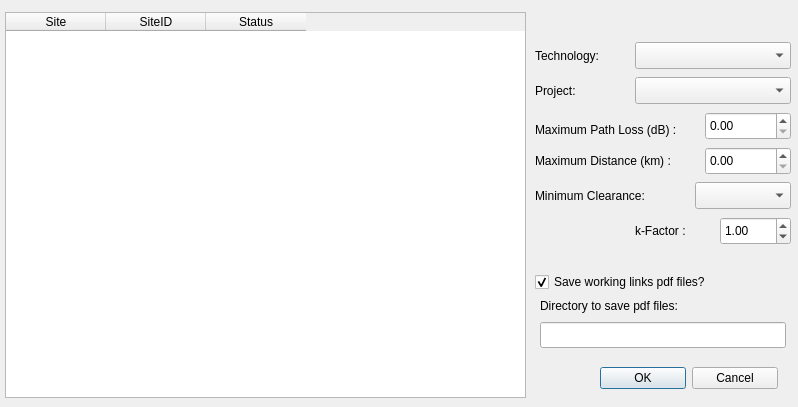
<?xml version="1.0" encoding="UTF-8"?>
<ui version="4.0">
 <class>ConfirmMultiLink</class>
 <widget class="QDialog" name="ConfirmMultiLink">
  <property name="geometry">
   <rect>
    <x>0</x>
    <y>0</y>
    <width>798</width>
    <height>407</height>
   </rect>
  </property>
  <property name="windowTitle">
   <string>Q-Rap Multi Link Identification Request</string>
  </property>
  <property name="windowIcon">
   <iconset>
    <normaloff>../MultiLink.png</normaloff>../MultiLink.png</iconset>
  </property>
  <widget class="QWidget" name="gridLayout_2">
   <property name="geometry">
    <rect>
     <x>600</x>
     <y>360</y>
     <width>178</width>
     <height>36</height>
    </rect>
   </property>
   <layout class="QGridLayout" name="gridlayAccept">
    <item row="0" column="0">
     <widget class="QPushButton" name="pushOk">
      <property name="text">
       <string>OK</string>
      </property>
     </widget>
    </item>
    <item row="0" column="1">
     <widget class="QPushButton" name="pushCancel">
      <property name="text">
       <string>Cancel</string>
      </property>
     </widget>
    </item>
   </layout>
  </widget>
  <widget class="QTableWidget" name="tableInstallations">
   <property name="geometry">
    <rect>
     <x>5</x>
     <y>12</y>
     <width>521</width>
     <height>386</height>
    </rect>
   </property>
   <column>
    <property name="text">
     <string>Site</string>
    </property>
   </column>
   <column>
    <property name="text">
     <string>SiteID</string>
    </property>
   </column>
   <column>
    <property name="text">
     <string>Status</string>
    </property>
   </column>
  </widget>
  <widget class="QLabel" name="lblTechnology">
   <property name="geometry">
    <rect>
     <x>535</x>
     <y>42</y>
     <width>81</width>
     <height>27</height>
    </rect>
   </property>
   <property name="text">
    <string>Technology: </string>
   </property>
  </widget>
  <widget class="QComboBox" name="cbMinClear">
   <property name="geometry">
    <rect>
     <x>695</x>
     <y>182</y>
     <width>96</width>
     <height>27</height>
    </rect>
   </property>
   <property name="toolTip">
    <string>0 - means Line of Sight; 60 means 60% of the 1st Fresnel Zone is clear; 100 means the entire 1st Fresnel Zone is clear.</string>
   </property>
  </widget>
  <widget class="QLabel" name="lblMaxPath">
   <property name="geometry">
    <rect>
     <x>535</x>
     <y>122</y>
     <width>171</width>
     <height>16</height>
    </rect>
   </property>
   <property name="text">
    <string>Maximum Path Loss (dB) : </string>
   </property>
  </widget>
  <widget class="QComboBox" name="cbTechnology">
   <property name="geometry">
    <rect>
     <x>635</x>
     <y>42</y>
     <width>156</width>
     <height>27</height>
    </rect>
   </property>
   <property name="toolTip">
    <string>This is the technology from which the parameters will be derived and from which the radio installations will generated. The technology must have a Default Site.</string>
   </property>
  </widget>
  <widget class="QLabel" name="lblMinClear">
   <property name="geometry">
    <rect>
     <x>535</x>
     <y>182</y>
     <width>136</width>
     <height>27</height>
    </rect>
   </property>
   <property name="text">
    <string>Minimum Clearance: </string>
   </property>
  </widget>
  <widget class="QDoubleSpinBox" name="dsbMaxPath">
   <property name="geometry">
    <rect>
     <x>705</x>
     <y>112</y>
     <width>86</width>
     <height>28</height>
    </rect>
   </property>
   <property name="maximum">
    <double>300.000000000000000</double>
   </property>
  </widget>
  <widget class="QLabel" name="lblMaxDist">
   <property name="geometry">
    <rect>
     <x>535</x>
     <y>147</y>
     <width>171</width>
     <height>27</height>
    </rect>
   </property>
   <property name="text">
    <string>Maximum Distance (km) : </string>
   </property>
  </widget>
  <widget class="QDoubleSpinBox" name="dsbMaxDist">
   <property name="geometry">
    <rect>
     <x>705</x>
     <y>147</y>
     <width>86</width>
     <height>28</height>
    </rect>
   </property>
   <property name="maximum">
    <double>1000.000000000000000</double>
   </property>
  </widget>
  <widget class="QLabel" name="lblProject">
   <property name="geometry">
    <rect>
     <x>535</x>
     <y>77</y>
     <width>76</width>
     <height>27</height>
    </rect>
   </property>
   <property name="text">
    <string>Project: </string>
   </property>
  </widget>
  <widget class="QComboBox" name="cbProject">
   <property name="geometry">
    <rect>
     <x>635</x>
     <y>77</y>
     <width>156</width>
     <height>27</height>
    </rect>
   </property>
   <property name="toolTip">
    <string>The project to which the generated Radioinstallations should be assigned</string>
   </property>
  </widget>
  <widget class="QDoubleSpinBox" name="dsbKfactor">
   <property name="geometry">
    <rect>
     <x>720</x>
     <y>217</y>
     <width>71</width>
     <height>28</height>
    </rect>
   </property>
   <property name="whatsThis">
    <string>This is used to indicate the refractivity gradient in the lower troposphere</string>
   </property>
   <property name="maximum">
    <double>10.000000000000000</double>
   </property>
   <property name="singleStep">
    <double>0.010000000000000</double>
   </property>
   <property name="value">
    <double>1.000000000000000</double>
   </property>
  </widget>
  <widget class="QLabel" name="lblKfactor">
   <property name="geometry">
    <rect>
     <x>635</x>
     <y>217</y>
     <width>61</width>
     <height>27</height>
    </rect>
   </property>
   <property name="text">
    <string>k-Factor : </string>
   </property>
  </widget>
  <widget class="QCheckBox" name="checkBox">
   <property name="geometry">
    <rect>
     <x>535</x>
     <y>274</y>
     <width>221</width>
     <height>16</height>
    </rect>
   </property>
   <property name="text">
    <string>Save working links pdf files?</string>
   </property>
   <property name="checked">
    <bool>true</bool>
   </property>
  </widget>
  <widget class="QLineEdit" name="lineEdit">
   <property name="geometry">
    <rect>
     <x>540</x>
     <y>322</y>
     <width>246</width>
     <height>26</height>
    </rect>
   </property>
  </widget>
  <widget class="QLabel" name="lblPath">
   <property name="geometry">
    <rect>
     <x>540</x>
     <y>297</y>
     <width>181</width>
     <height>18</height>
    </rect>
   </property>
   <property name="text">
    <string>Directory to save pdf files:</string>
   </property>
  </widget>
 </widget>
 <resources>
  <include location="../qrap.qrc"/>
 </resources>
 <connections/>
</ui>
